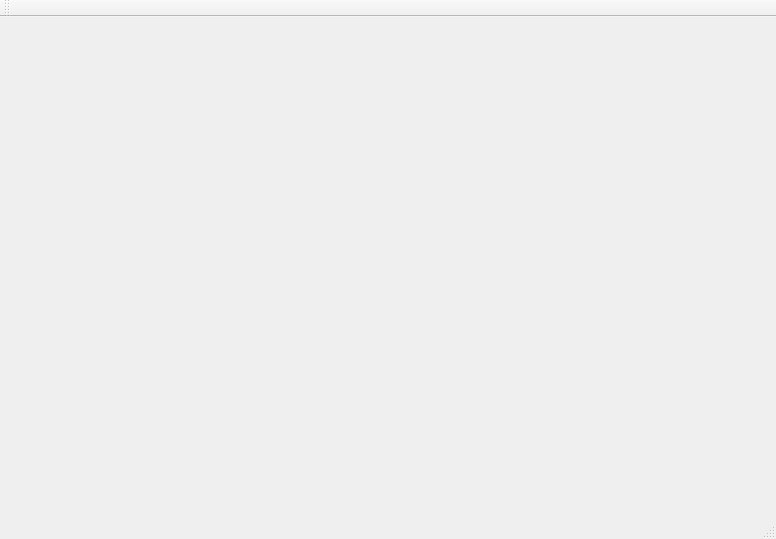
<?xml version="1.0" encoding="UTF-8"?>
<ui version="4.0">
 <class>MainWindow</class>
 <widget class="QMainWindow" name="MainWindow">
  <property name="geometry">
   <rect>
    <x>0</x>
    <y>0</y>
    <width>776</width>
    <height>539</height>
   </rect>
  </property>
  <property name="windowTitle">
   <string>MainWindow</string>
  </property>
  <widget class="QWidget" name="centralWidget"/>
  <widget class="QMenuBar" name="menuBar">
   <property name="geometry">
    <rect>
     <x>0</x>
     <y>0</y>
     <width>776</width>
     <height>17</height>
    </rect>
   </property>
  </widget>
  <widget class="QToolBar" name="mainToolBar">
   <attribute name="toolBarArea">
    <enum>TopToolBarArea</enum>
   </attribute>
   <attribute name="toolBarBreak">
    <bool>false</bool>
   </attribute>
  </widget>
  <widget class="QStatusBar" name="statusBar"/>
 </widget>
 <layoutdefault spacing="6" margin="11"/>
 <resources/>
 <connections/>
</ui>
